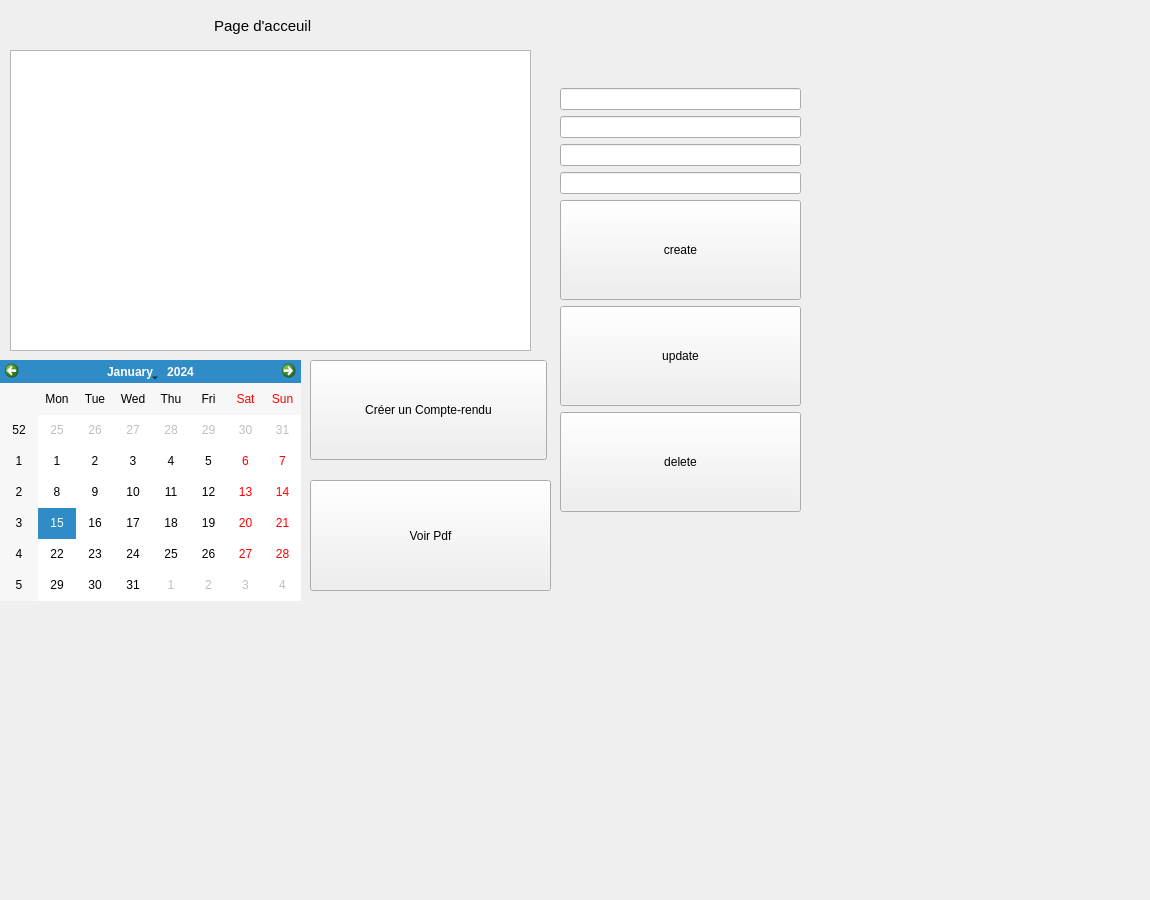
<?xml version="1.0" encoding="UTF-8"?>
<ui version="4.0">
 <class>MainWindow</class>
 <widget class="QMainWindow" name="MainWindow">
  <property name="geometry">
   <rect>
    <x>0</x>
    <y>0</y>
    <width>1150</width>
    <height>900</height>
   </rect>
  </property>
  <property name="windowTitle">
   <string>MainWindow</string>
  </property>
  <widget class="QWidget" name="centralwidget">
   <property name="minimumSize">
    <size>
     <width>1150</width>
     <height>900</height>
    </size>
   </property>
   <widget class="QWidget" name="verticalLayoutWidget">
    <property name="geometry">
     <rect>
      <x>560</x>
      <y>0</y>
      <width>241</width>
      <height>601</height>
     </rect>
    </property>
    <layout class="QVBoxLayout" name="verticalLayout">
     <item>
      <layout class="QVBoxLayout" name="verticalLayout_2">
       <item>
        <widget class="QLineEdit" name="dr_id"/>
       </item>
       <item>
        <widget class="QLineEdit" name="dr_nom"/>
       </item>
       <item>
        <widget class="QLineEdit" name="dr_spe"/>
       </item>
       <item>
        <widget class="QLineEdit" name="dr_ville"/>
       </item>
       <item>
        <widget class="QPushButton" name="index_button_create">
         <property name="minimumSize">
          <size>
           <width>0</width>
           <height>100</height>
          </size>
         </property>
         <property name="text">
          <string>create</string>
         </property>
        </widget>
       </item>
       <item>
        <widget class="QPushButton" name="index_button_update">
         <property name="minimumSize">
          <size>
           <width>0</width>
           <height>100</height>
          </size>
         </property>
         <property name="text">
          <string>update</string>
         </property>
        </widget>
       </item>
       <item>
        <widget class="QPushButton" name="index_button_delete">
         <property name="minimumSize">
          <size>
           <width>0</width>
           <height>100</height>
          </size>
         </property>
         <property name="text">
          <string>delete</string>
         </property>
        </widget>
       </item>
      </layout>
     </item>
    </layout>
   </widget>
   <widget class="QCalendarWidget" name="calendar">
    <property name="geometry">
     <rect>
      <x>0</x>
      <y>360</y>
      <width>301</width>
      <height>241</height>
     </rect>
    </property>
   </widget>
   <widget class="QLabel" name="Titre">
    <property name="geometry">
     <rect>
      <x>210</x>
      <y>10</y>
      <width>111</width>
      <height>31</height>
     </rect>
    </property>
    <property name="font">
     <font>
      <pointsize>11</pointsize>
     </font>
    </property>
    <property name="text">
     <string> Page d'acceuil</string>
    </property>
   </widget>
   <widget class="QTextEdit" name="List">
    <property name="geometry">
     <rect>
      <x>10</x>
      <y>50</y>
      <width>521</width>
      <height>301</height>
     </rect>
    </property>
    <property name="font">
     <font>
      <pointsize>11</pointsize>
     </font>
    </property>
   </widget>
   <widget class="QPushButton" name="index_button_read">
    <property name="geometry">
     <rect>
      <x>310</x>
      <y>360</y>
      <width>237</width>
      <height>100</height>
     </rect>
    </property>
    <property name="minimumSize">
     <size>
      <width>0</width>
      <height>100</height>
     </size>
    </property>
    <property name="text">
     <string>Créer un Compte-rendu</string>
    </property>
   </widget>
   <widget class="QPushButton" name="index_button_view">
    <property name="geometry">
     <rect>
      <x>310</x>
      <y>480</y>
      <width>241</width>
      <height>111</height>
     </rect>
    </property>
    <property name="text">
     <string>Voir Pdf</string>
    </property>
   </widget>
  </widget>
 </widget>
 <resources/>
 <connections/>
</ui>
